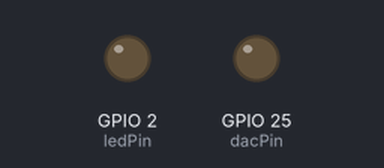
The sketch below on a simulated ESP32. Shown: output pins drawn as LEDs (lit = HIGH).

Above: at 2.5 s.
At 17.5 s:
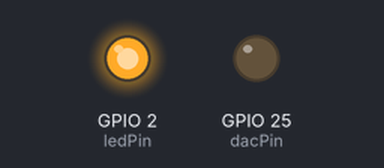
Timing chart, 0 to 26.0 s (numbered marks = the images above):
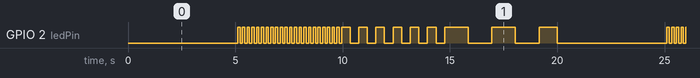

Measured:
- by itself, GPIO 2 (ledPin): moves between LOW and HIGH, repeating every 20.0 s
- by itself, everything shown: repeats every 20.0 s, in 62 steps

The sketch:

ESP32-AudioPlayBack-LedBlink-4-warningSystems.ino
```cpp
// ESP32-AudioPlayBack-LedBlink-4-warningSystems.ino
/*
Project      : Audio play back and LED blink for warning systems in ESP32
Board        : ESP32 DevKit V1 (DOIT)
Author       : Yadukrishnan K M
Date Created : 2025-07-26
Last Update  : [YYYY-MM-DD]
IDE Version  : Arduino IDE 2.3.6             https://www.arduino.cc/en/software/
ESP32 Core   : Espressif ESP32 3.2.1         https://github.com/espressif/arduino-esp32
CPU Freq     : 240 MHz
Flash Freq   : 80 MHz
Libraries    :
  - Arduino.h (default)
Description  : It is a trial program and can use in other projetcs. It contains fuctions for blinking led in different rates and play audio
using .h files via inbuilt DAC of ESP32. Pupose is for using in warnings for other systems.
*/

#include <Arduino.h>
#include "globals.h"
#include "DAC_LED_Warning.h"

unsigned long timeOld = 0; // for changing the led blinking rates in a loop
int number = 0;

void setup() {
  Serial.begin(115200);
  pinMode(ledPin, OUTPUT);
  dacWrite(dacPin, 0); // make audio mute
}

void loop() {
  // Your loop code here
  // for testing led blink
  unsigned long timeNow = millis();
  if((timeNow - timeOld) >= 5000){
    if(number == 0){
      setLEDBlink(1,2,1);
      number++;
    }
    else if(number == 1){
      setLEDBlink(2,1,0);
      number++;
    }
    else if(number == 2){
      setLEDBlink(2,0,0);
      number++;
    }
    else{
      setLEDBlink(0,0,0);
      number = 0;
    }
  timeOld = timeNow;
  }
  //systemError = true;
  ledDrive();

  /*// for testing the audio play through inbuilt DAC
  AudioWarning(audioData_level1breach,audioLength_level1breach,sampleRate);
  delay(500);
  AudioWarning(audioData_level2breach,audioLength_level2breach,sampleRate);
  delay(500);
  AudioWarning(audioData_level3breach,audioLength_level3breach,sampleRate);
  delay(500);*/
}
```

DAC_LED_Warning.cpp
```cpp
// DAC_LED_Warning.cpp
#include "DAC_LED_Warning.h"
/**
 * @brief Audio playing function from .h file using internal DAC
 * @param .h file, audioLength, sampling rate
 * Global Variables: dacPin
 * Note: Starting time in void setup make the dacPin to zero, (dacWrite(dacPin, 0);)
 */

void AudioWarning(const uint8_t* data, size_t len, int rate) {
  int delayMicros = 1000000 / rate;

  for (size_t i = 0; i < len; i++) {
    dacWrite(dacPin, data[i]);
    delayMicroseconds(delayMicros);
  }

  dacWrite(dacPin, 0);  // mute
}
/**
 * @brief LED status setting function, call when required to change the blinking rate
 * @param 3 different warning levels(l1-high priority), if breach present it will activates the blink rate
 * Global Variables: blinkDelay, level1BlinkDelay, level2BlinkDelay, level3BlinkDelay, ledState
 */

void setLEDBlink(int l3, int l2, int l1) {
  if (l1 > 0) blinkDelay = level1BlinkDelay ; // high priority breach
  else if (l2 > 0) blinkDelay = level2BlinkDelay ;
  else if (l3 > 0) blinkDelay = level3BlinkDelay ; // low priority breach
  else {
    ledState = LED_IDLE;
    return;
  }
  ledState = LED_BLINKING;
}
/**
 * @brief LED digitalWrite doing function, blinking is inside implemeted using millis(), call continiously in the loop
 * Note: ensure that ledPin function defined as DigitalOut in the void setup() function (pinMode(ledPin, OUTPUT);)
 * Global variables required: ledPin, systemError, ledState, lastBlinkTime, blinkDelay, ledOn
 */

void ledDrive(){
  // LED always ON for error condition
  if(systemError){
    digitalWrite(ledPin, HIGH);
  }
  else{
    if(ledState == LED_IDLE) digitalWrite(ledPin, LOW);
    else if(ledState == LED_BLINKING){
      unsigned long now = millis();
      if((now - lastBlinkTime) >= blinkDelay){
        digitalWrite(ledPin, ledOn ? HIGH : LOW);
        lastBlinkTime = now;
        ledOn = !ledOn; // for making the led state memory to alternate state
      }
    }
  }
}
```

DAC_LED_Warning.h
```cpp
// DAC_LED_Warning.h
#ifndef WIFI_MANAGER_H
#define WIFI_MANAGER_H

#include <Arduino.h>
#include "globals.h"

// Function declarations
void AudioWarning(const uint8_t* data, size_t len, int rate);
void setLEDBlink(int l3, int l2, int l1);
void ledDrive();

#endif // WIFI_MANAGER_H
```

globals.cpp
```cpp
// globals.cpp
#include "globals.h"

// ============================================================================
// Global Variable Definitions
// ============================================================================
// Audio warning variable definition
const size_t audioLength_level1breach = sizeof(audioData_level1breach);
const size_t audioLength_level2breach = sizeof(audioData_level2breach);
const size_t audioLength_level3breach = sizeof(audioData_level3breach);
const int sampleRate = 16000; // Hz
const int dacPin = 25;       // DAC1 = GPIO25

// LED blink variable definition
const int ledPin = 2;  // ESP32 inbuilt LED
bool ledOn = false;
unsigned long lastBlinkTime = 0;
const int level1BlinkDelay = 110; // the time in ms, on or off time
const int level2BlinkDelay = 400; // the time in ms, on or off time
const int level3BlinkDelay = 1100; // the time in ms, on or off time
int blinkDelay = level3BlinkDelay;
bool systemError = false;
LedState ledState = LED_IDLE;

// Initialize global objects
```

globals.h
```cpp
// globals.h
#ifndef GLOBALS_H
#define GLOBALS_H

// ============================================================================
// 1. Necessary Includes at the Top
//    (Order matters for some dependencies)
// ============================================================================
#include <Arduino.h>
#include "level1breach.h"
#include "level2breach.h"
#include "level3breach.h"

// Audio warning related declaration
extern const size_t audioLength_level1breach;
extern const size_t audioLength_level2breach;
extern const size_t audioLength_level3breach;
extern const int sampleRate;
extern const int dacPin;

// LED Blink related declaration
extern const int ledPin;
extern int blinkDelay;
extern bool ledOn;
extern unsigned long lastBlinkTime;
extern const int level1BlinkDelay ;
extern const int level2BlinkDelay ;
extern const int level3BlinkDelay ;
extern bool systemError;
// Type declaration
typedef enum LedState { LED_IDLE, LED_BLINKING };
extern LedState ledState;
// Object declaration

#endif // GLOBALS_H
```

Source omitted: evel1breach.h (data table, 138556 bytes), evel2breach.h (data table, 147772 bytes), evel3breach.h (data table, 152380 bytes)
